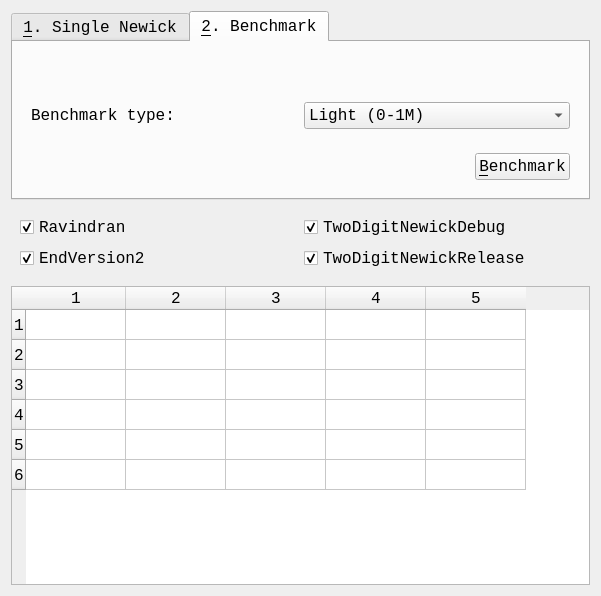
<?xml version="1.0" encoding="UTF-8"?>
<ui version="4.0">
 <class>DialogRampalTest</class>
 <widget class="QDialog" name="DialogRampalTest">
  <property name="geometry">
   <rect>
    <x>0</x>
    <y>0</y>
    <width>601</width>
    <height>596</height>
   </rect>
  </property>
  <property name="font">
   <font>
    <family>Courier New</family>
    <pointsize>12</pointsize>
   </font>
  </property>
  <property name="windowTitle">
   <string>ProjectRampalTest</string>
  </property>
  <property name="windowIcon">
   <iconset resource="resources.qrc">
    <normaloff>:/images/R.png</normaloff>:/images/R.png</iconset>
  </property>
  <layout class="QVBoxLayout" name="verticalLayout">
   <item>
    <widget class="QTabWidget" name="tabWidget">
     <property name="sizePolicy">
      <sizepolicy hsizetype="Expanding" vsizetype="Maximum">
       <horstretch>0</horstretch>
       <verstretch>0</verstretch>
      </sizepolicy>
     </property>
     <property name="currentIndex">
      <number>1</number>
     </property>
     <widget class="QWidget" name="tab_single">
      <attribute name="title">
       <string>&amp;1. Single Newick</string>
      </attribute>
      <layout class="QVBoxLayout" name="verticalLayout_2">
       <item>
        <widget class="QWidget" name="widget_edits" native="true">
         <property name="sizePolicy">
          <sizepolicy hsizetype="Preferred" vsizetype="Maximum">
           <horstretch>0</horstretch>
           <verstretch>0</verstretch>
          </sizepolicy>
         </property>
         <layout class="QGridLayout" name="gridLayout">
          <item row="0" column="1">
           <widget class="QLineEdit" name="edit_newick">
            <property name="text">
             <string>((2,2),2)</string>
            </property>
           </widget>
          </item>
          <item row="1" column="0">
           <widget class="QLabel" name="label_theta">
            <property name="text">
             <string>Theta</string>
            </property>
           </widget>
          </item>
          <item row="1" column="1">
           <widget class="QLineEdit" name="edit_theta">
            <property name="text">
             <string>10</string>
            </property>
           </widget>
          </item>
          <item row="0" column="0">
           <widget class="QLabel" name="label_newick">
            <property name="text">
             <string>Newick</string>
            </property>
           </widget>
          </item>
         </layout>
        </widget>
       </item>
       <item>
        <widget class="QWidget" name="widget" native="true">
         <property name="sizePolicy">
          <sizepolicy hsizetype="Preferred" vsizetype="Maximum">
           <horstretch>0</horstretch>
           <verstretch>0</verstretch>
          </sizepolicy>
         </property>
         <layout class="QHBoxLayout" name="horizontalLayout">
          <item>
           <widget class="QLabel" name="label_input_feedback">
            <property name="text">
             <string>Newick complexity: 1,000,000,000</string>
            </property>
           </widget>
          </item>
          <item>
           <spacer name="horizontalSpacer">
            <property name="orientation">
             <enum>Qt::Horizontal</enum>
            </property>
            <property name="sizeHint" stdset="0">
             <size>
              <width>449</width>
              <height>20</height>
             </size>
            </property>
           </spacer>
          </item>
          <item>
           <widget class="QPushButton" name="button_start">
            <property name="text">
             <string>&amp;Start</string>
            </property>
           </widget>
          </item>
         </layout>
        </widget>
       </item>
      </layout>
     </widget>
     <widget class="QWidget" name="tab_benchmark">
      <attribute name="title">
       <string>&amp;2. Benchmark</string>
      </attribute>
      <layout class="QGridLayout" name="gridLayout_3">
       <item row="2" column="0">
        <widget class="QWidget" name="widget_3" native="true">
         <layout class="QHBoxLayout" name="horizontalLayout_3">
          <item>
           <spacer name="horizontalSpacer_3">
            <property name="orientation">
             <enum>Qt::Horizontal</enum>
            </property>
            <property name="sizeHint" stdset="0">
             <size>
              <width>425</width>
              <height>20</height>
             </size>
            </property>
           </spacer>
          </item>
          <item>
           <widget class="QPushButton" name="button_benchmark">
            <property name="text">
             <string>&amp;Benchmark</string>
            </property>
           </widget>
          </item>
         </layout>
        </widget>
       </item>
       <item row="0" column="0">
        <spacer name="verticalSpacer">
         <property name="orientation">
          <enum>Qt::Vertical</enum>
         </property>
         <property name="sizeHint" stdset="0">
          <size>
           <width>20</width>
           <height>40</height>
          </size>
         </property>
        </spacer>
       </item>
       <item row="1" column="0">
        <widget class="QWidget" name="widget_4" native="true">
         <layout class="QHBoxLayout" name="horizontalLayout_4">
          <item>
           <widget class="QLabel" name="label_benchmark_type">
            <property name="text">
             <string>Benchmark type: </string>
            </property>
           </widget>
          </item>
          <item>
           <spacer name="horizontalSpacer_2">
            <property name="orientation">
             <enum>Qt::Horizontal</enum>
            </property>
            <property name="sizeHint" stdset="0">
             <size>
              <width>40</width>
              <height>20</height>
             </size>
            </property>
           </spacer>
          </item>
          <item>
           <widget class="QComboBox" name="box_benchmark_type">
            <property name="minimumSize">
             <size>
              <width>200</width>
              <height>0</height>
             </size>
            </property>
            <item>
             <property name="text">
              <string>Light (0-1M)</string>
             </property>
            </item>
            <item>
             <property name="text">
              <string>Medium (0-20M)</string>
             </property>
            </item>
            <item>
             <property name="text">
              <string>Hard (0-100M)</string>
             </property>
            </item>
            <item>
             <property name="text">
              <string>Many (0-100M)</string>
             </property>
            </item>
            <item>
             <property name="text">
              <string>Light biological (0-1M)</string>
             </property>
            </item>
            <item>
             <property name="text">
              <string>Hard biological (1-100M)</string>
             </property>
            </item>
           </widget>
          </item>
         </layout>
        </widget>
       </item>
      </layout>
     </widget>
    </widget>
   </item>
   <item>
    <widget class="QWidget" name="widget_checkboxes" native="true">
     <layout class="QGridLayout" name="gridLayout_2">
      <item row="1" column="0">
       <widget class="QCheckBox" name="box_ravindran">
        <property name="text">
         <string>Ravindran</string>
        </property>
        <property name="checked">
         <bool>true</bool>
        </property>
       </widget>
      </item>
      <item row="2" column="0">
       <widget class="QCheckBox" name="box_endversion2">
        <property name="text">
         <string>EndVersion2</string>
        </property>
        <property name="checked">
         <bool>true</bool>
        </property>
       </widget>
      </item>
      <item row="1" column="1">
       <widget class="QCheckBox" name="box_twodigitnewick_debug">
        <property name="text">
         <string>TwoDigitNewickDebug</string>
        </property>
        <property name="checked">
         <bool>true</bool>
        </property>
       </widget>
      </item>
      <item row="2" column="1">
       <widget class="QCheckBox" name="box_twodigitnewick_release">
        <property name="text">
         <string>TwoDigitNewickRelease</string>
        </property>
        <property name="checked">
         <bool>true</bool>
        </property>
       </widget>
      </item>
     </layout>
    </widget>
   </item>
   <item>
    <widget class="QTableWidget" name="table">
     <property name="rowCount">
      <number>6</number>
     </property>
     <property name="columnCount">
      <number>5</number>
     </property>
     <row/>
     <row/>
     <row/>
     <row/>
     <row/>
     <row/>
     <column/>
     <column/>
     <column/>
     <column/>
     <column/>
    </widget>
   </item>
  </layout>
 </widget>
 <resources>
  <include location="resources.qrc"/>
 </resources>
 <connections/>
</ui>
